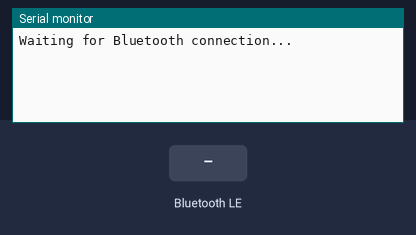
Bench run of a sketch on a simulated ESP32-S3. Shown: the last lines printed to the serial monitor. The test bench sets the inputs (shaded band). Nothing arrives over Bluetooth unless stated; a phone connects over Bluetooth LE 3 s after start.

Above: at 1.2 s.
1.3 s: Bluetooth LE write "test" received
At 2.1 s:
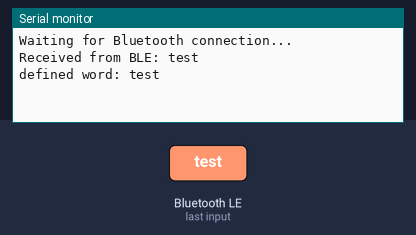
2.8 s: Bluetooth LE write "#run" received
At 2.98 s:
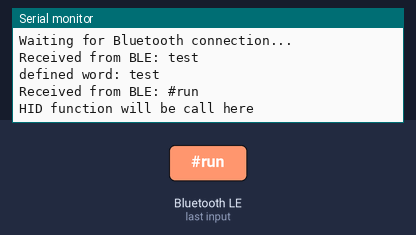
4.3 s: Bluetooth LE write "1" received
At 5.6 s:
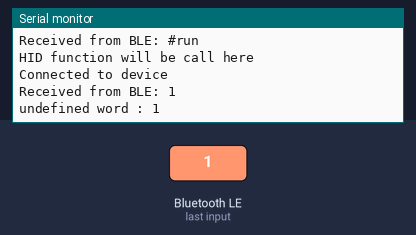

The sketch:

BLE_with_esp32-s3.ino
```cpp
//$ 4/JUNE/2023 3:25 PM
//% code to perform specific actions on BLE input

//* code can now receive and send data to BLE device

// #.....................................................
#include <BLEDevice.h>
#include <BLEServer.h>
#include <BLEUtils.h>

BLEServer *pServer = NULL;
BLECharacteristic *pCharacteristic = NULL;
bool deviceConnected = false;
bool oldDeviceConnected = false;
std::string receivedData = "";

class MyServerCallbacks : public BLEServerCallbacks {
  void onConnect(BLEServer *pServer) { deviceConnected = true; }

  void onDisconnect(BLEServer *pServer) { deviceConnected = false; }
};

void inputManager(String input);
class MyCharacteristicCallbacks : public BLECharacteristicCallbacks {
  void onWrite(BLECharacteristic *pCharacteristic) {
    std::string value = pCharacteristic->getValue();
    if (value.length() > 0) {
      receivedData = value;
      Serial.print("Received from BLE: ");
      Serial.println(receivedData.c_str());
      inputManager(String(receivedData.c_str()));

      // Print the received data back to the BLE connection
      pCharacteristic->setValue("BLE: " + receivedData);
      pCharacteristic->notify();
    }
  }
};
void setup() {
  Serial.begin(115200);

  BLEDevice::init("ESP32-S3 BLE");
  pServer = BLEDevice::createServer();
  pServer->setCallbacks(new MyServerCallbacks());

  BLEService *pService = pServer->createService(
      BLEUUID("4fafc201-1fb5-459e-8fcc-c5c9c331914b")); // Custom service UUID
  pCharacteristic = pService->createCharacteristic(
      BLEUUID(
          "beb5483e-36e1-4688-b7f5-ea07361b26a8"), // Custom characteristic UUID
      BLECharacteristic::PROPERTY_READ | BLECharacteristic::PROPERTY_WRITE);
  pCharacteristic->setCallbacks(new MyCharacteristicCallbacks());

  pService->start();

  BLEAdvertising *pAdvertising = BLEDevice::getAdvertising();
  pAdvertising->addServiceUUID(pService->getUUID());
  pAdvertising->setScanResponse(true);
  pAdvertising->setMinPreferred(0x06); // sets the minimum advertising interval
  BLEDevice::startAdvertising();

  Serial.println("Waiting for Bluetooth connection...");
}

void loop() {
  if (deviceConnected) {
    if (!oldDeviceConnected) {
      Serial.println("Connected to device");
      oldDeviceConnected = true;
    }
  } else {
    if (oldDeviceConnected) {
      Serial.println("Disconnected from device");
      oldDeviceConnected = false;
    }
  }

  delay(100);
}
void inputManager(String input) {
  if (input == "test") {
    Serial.println("defined word: test");
  } else if (input.indexOf("#run") != -1) {
    Serial.println("HID function will be call here");
  } else {
    Serial.println("undefined word : " + input);
  }
}
```

Measured:
- after the input at 1.3 s, the serial monitor: prints a new line after 0.05 s (image 1)
- after the input at 2.8 s, the serial monitor: prints a new line after 0.05 s (image 2)
- after the input at 4.3 s, the serial monitor: prints a new line after 0.05 s (image 3)
